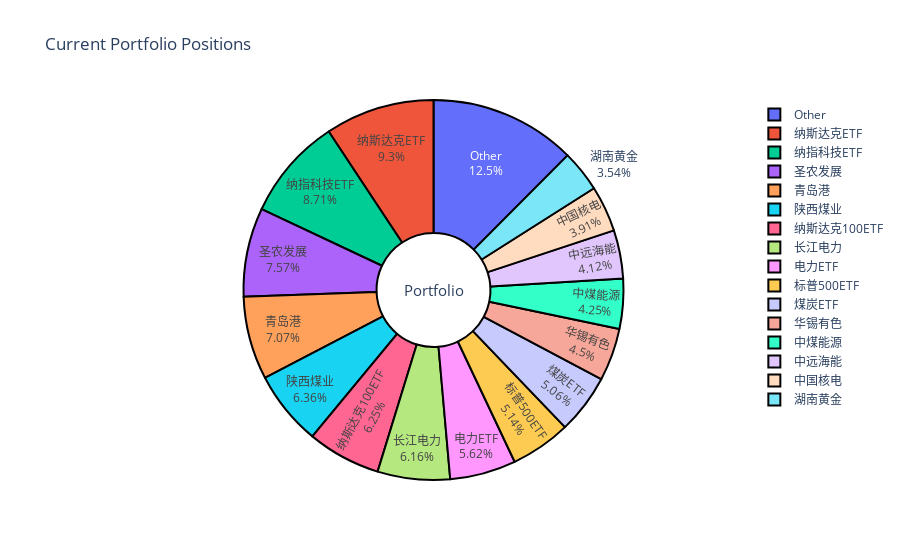

The code cell stored with this chart in its notebook:
### Code cell
plot_current_positions(weights, stock_names)

### Figure 1 — Plotly figure (JSON) as saved in the notebook; plotly's stock layout.template omitted (floating-point values rounded to 4 significant figures)
{"data": [{"hole": 0.3, "hoverinfo": "label+percent+value", "labels": ["标普500ETF", "纳斯达克ETF", "纳斯达克100ETF", "煤炭ETF", "电力ETF", "纳指科技ETF", "陕西煤业", "中煤能源", "中远海能", "湖南黄金", "华锡有色", "青岛港", "中国核电", "长江电力", "圣农发展", "Other"], "marker": {"line": {"color": "#000000", "width": 2}}, "textfont": {"size": 12}, "textinfo": "label+percent", "type": "pie", "values": [0.0514, 0.09302, 0.0625, 0.05057, 0.05621, 0.08707, 0.06356, 0.04249, 0.04117, 0.03538, 0.04496, 0.07068, 0.03911, 0.06156, 0.07565, 0.1247]}], "layout": {"annotations": [{"font": {"size": 15}, "showarrow": false, "text": "Portfolio", "x": 0.5, "y": 0.5}], "title": {"text": "Current Portfolio Positions"}}}
